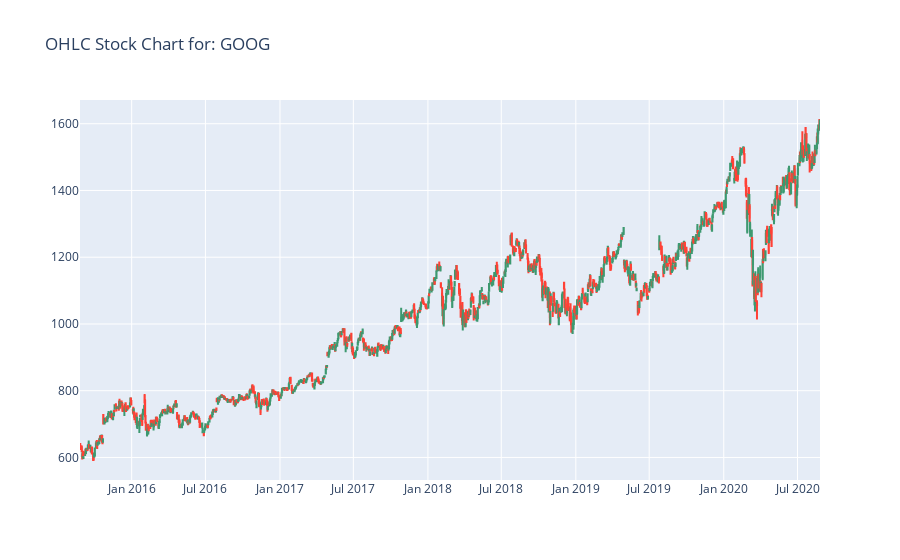

Notebook code for this chart:
### Code cell
plot_ohlc('GOOG')

### Figure 1 — Plotly figure (JSON) as saved in the notebook; plotly's stock layout.template omitted (floating-point values rounded to 4 significant figures; data arrays with more than 128 entries replaced by an {"elided": "..."} marker saying what was removed)
{"data": [{"close": {"elided": "1258 float values"}, "high": {"elided": "1258 float values"}, "low": {"elided": "1258 float values"}, "name": "GOOG", "open": {"elided": "1258 float values"}, "type": "candlestick", "x": {"elided": "1258 str values"}}], "layout": {"title": {"text": "OHLC Stock Chart for: GOOG"}, "xaxis": {"rangeslider": {"visible": false}}}}
